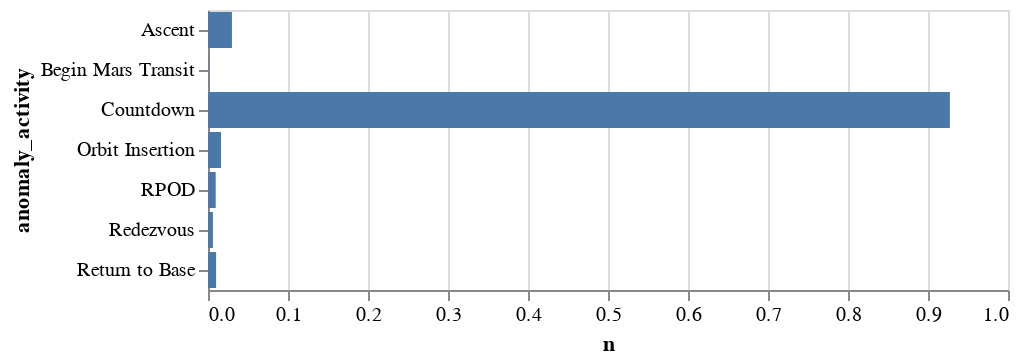

Notebook cell for this chart:
### Markdown cell above
Which Activities Fail?

### Code cell
# Relative failure frequency by activity
df = (
    mc_results
    .groupby("anomaly_activity")
    .count()
    .rename(columns={'replicant': 'n'})
    .loc[:,'n']
)

fail_count = df.sum()
# (df / fail_count).reset_index()

alt.Chart(
    (df / fail_count).reset_index()
).mark_bar().encode(
    y = "anomaly_activity",
    x = "n"
)

### Figure 1 — Vega-Lite specification as saved in the notebook (floating-point values rounded to 4 significant figures)
{"config": {"view": {"continuousWidth": 400, "continuousHeight": 300}}, "data": {"name": "data-a2fcf593eaf15a47a6ecf549cedf05b5"}, "mark": "bar", "encoding": {"x": {"field": "n", "type": "quantitative"}, "y": {"field": "anomaly_activity", "type": "nominal"}}, "$schema": "https://vega.github.io/schema/vega-lite/v4.17.0.json", "datasets": {"data-a2fcf593eaf15a47a6ecf549cedf05b5": [{"anomaly_activity": "Ascent", "n": 0.02991}, {"anomaly_activity": "Begin Mars Transit", "n": 0.0005342}, {"anomaly_activity": "Countdown", "n": 0.9274}, {"anomaly_activity": "Orbit Insertion", "n": 0.01629}, {"anomaly_activity": "RPOD", "n": 0.009615}, {"anomaly_activity": "Redezvous", "n": 0.006143}, {"anomaly_activity": "Return to Base", "n": 0.01015}]}}
